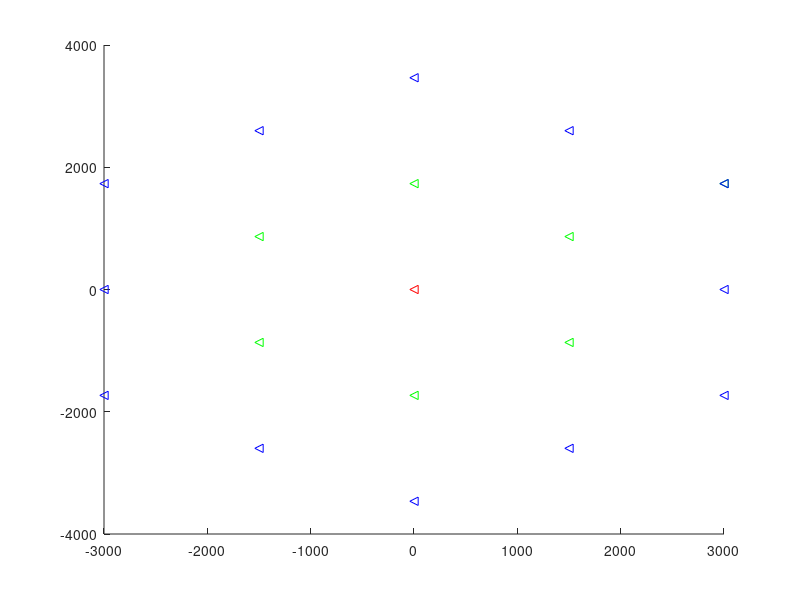

The MATLAB script that drew this image: (Note: this script raises an error after producing the figure.)
% made by Jungmin Yoon
%%%%%%%%%%%%%%%%%%% 21.05.27 : Cellular_Network_Topology %%%%%%%%%%%%%%%%%%%%%%%%%%

clear;
clc;
close all;

%%%%%%%%%%%%%%셀 배치%%%%%%%%%%%%%%
% main cell
center_cell = zeros(1,2); %중앙의 기준 셀 기지국 위치 좌표

k_main = 2;
R = 1000; %반지름
type = 0;

% 1-tier cells
k = 1;
surround_cell = zeros(1,12); %기준 셀에 인접한 1-tier, 2-tier 셀의 기지국 위치 좌표 초기화
 
for i = 30:60:330  %각도를 변화시켜가며 1-tier 셀 기지국의 극좌표 형성
    
    % 기준점과 1-tier 사이 거리
    cc = sqrt(3) * R * cos(i * pi / 180) ;  %극좌표를 이용하여 표현
    cc(:,2) = sqrt(3) * R * sin(i * pi / 180) ;
    
    surround_cell(:,k:k+1) = center_cell + cc;
    k = k + 2;
    cc = 0;
end

% 2-tier cells
for i = 30:30:360  %각도를 변화시켜가며 2-tier 셀 기지국의 극좌표 형성
    
    % 기준점과 2-tier 사이 거리
    if mod(i,60) == 0            %극좌표를 이용하여 표현
        cc = 3 * R * cos(i * pi / 180) * ones(1,1);  
        cc(:,2) = 3 * R * sin(i * pi / 180) * ones(1,1);
    else
        cc = 2*sqrt(3) * R * cos(i * pi / 180) * ones(1,1);
        cc(:,2) = 2*sqrt(3) * R * sin(i * pi / 180) * ones(1,1);
    end
    
    surround_cell(:,k:k+1) = center_cell + cc;
    k = k + 2;
    cc = 0;
end
 
hold on
flag = 0;
plot(center_cell(1,1),center_cell(1,2),'<r') %중앙의 기준이 되는 기지국 

for i = 1:18           % 중앙 기지국, 1-tier, 2-tier 기지국 모두 표시
    if(flag == 0)
        plot(surround_cell(1,2*i-1),surround_cell(1,2*i),'<g')
        hold on
    end
    if(i == 7)
        flag = 1;
    end
    if(flag == 1)
        plot(surround_cell(1,2*i-1),surround_cell(1,2*i),'<b')
        hold on
    end
end

% 육각형 셀을 형성
hexagon(1000,center_cell(1,1),center_cell(1,2)) %함수를 불러와 육각형 셀 모양 출력
hold on

for i = 1 : 18
   hexagon(1000,surround_cell(1,2*i-1),surround_cell(1,2*i)); 
   hold on
end
xlabel('meter')
ylabel('meter')

%%%%%%%%%%%%%단말 배치%%%%%%%%%%%

N_t=19*7;  %전체 단말 개수
N=7;
terminal=zeros(N_t , 2);

r=(R*sqrt(3))/2;

for i=1:N   %중앙 기지국 주변의 단말 7개 배치
    x=randi([0 360],1,1);
    terminal(i,1)=r*cos(x)*rand(1);
    terminal(i,2)=r*sin(x)*rand(1);
    plot(terminal(i,1),terminal(i,2),'*');
    hold on;
end

for i=1:18   %1-tier, 2-tier 셀 모두의 기지국 주변에 단말 7개씩 배치
    for j=1:N
        x=randi([0 360],1,1); 
        terminal(i*N+j,1)=surround_cell(1,2*i-1)+r*cos(x)*rand(1);
        terminal(i*N+j,2)=surround_cell(1,2*i)+r*sin(x)*rand(1);
        plot(terminal(i*N+j,1),terminal(i*N+j,2),'*');
        hold on;
    end
end



